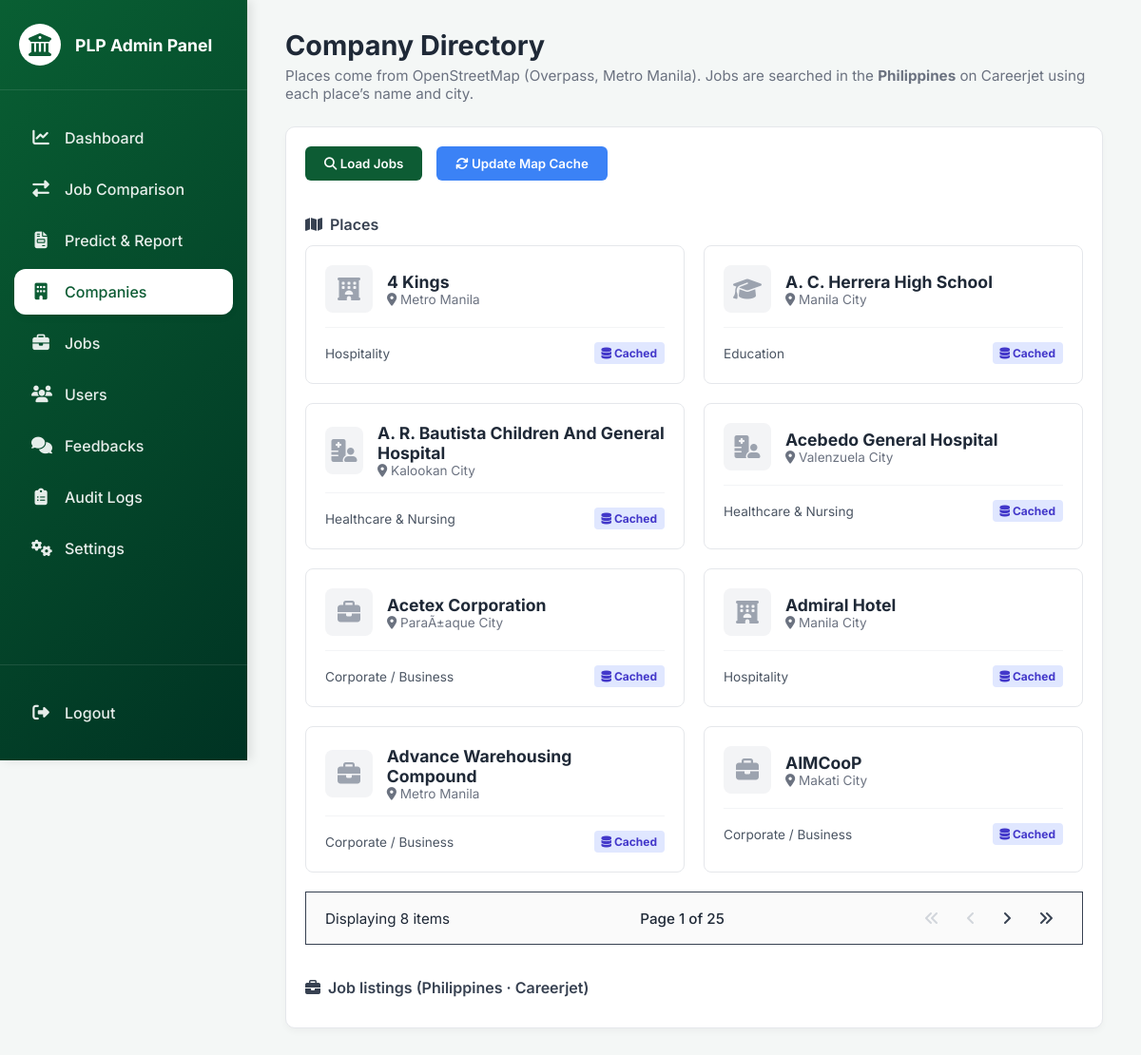
The app's page /admin/pages/companies.php (signed in) with its own data.
### tables this page shows
CREATE TABLE `companies_cache` (
  `id` int(11) NOT NULL,
  `name` varchar(255) NOT NULL,
  `location` varchar(255) NOT NULL,
  `industry` varchar(100) NOT NULL,
  `icon` varchar(50) NOT NULL,
  `last_updated` timestamp NOT NULL DEFAULT current_timestamp() ON UPDATE current_timestamp()
);

### admin/pages/companies.php (the view, shortened to what this page needs)
<?php
require_once __DIR__ . '/../../includes/db.php';
$cachedHtml = '';
$result = $conn->query("SELECT * FROM companies_cache ORDER BY name ASC");
if ($result && $result->num_rows > 0) {
    while ($row = $result->fetch_assoc()) {
        $cachedHtml .= '
        <div class="company-card">
            <div class="company-header">
                <div class="company-logo"><i class="fas ' . htmlspecialchars($row['icon']) . '"></i></div>
                <div>
                    <h3 style="font-size: 1.1rem; color: #1f2937;">' . htmlspecialchars($row['name']) . '</h3>
                    <p style="font-size: 0.85rem; color: #6b7280;"><i class="fas fa-map-marker-alt"></i> ' . htmlspecialchars($row['location']) . '</p>
                </div>
            </div>
            <div style="display: flex; justify-content: space-between; align-items: center; margin-top: 15px; border-top: 1px solid #f3f4f6; padding-top: 15px;">
                <span style="font-size: 0.85rem; color: #4b5563;">' . htmlspecialchars($row['industry']) . '</span>
                <span class="hiring-badge" style="background: #e0e7ff; color: #4338ca;"><i class="fas fa-database"></i> Cached</span>
            </div>
        </div>';
    }
} else {
    $cachedHtml = '<p style="grid-column: 1 / -1; text-align: center; color: #6b7280;">No cached companies found. Click "Update Map Cache".</p>';
}
?>
<!DOCTYPE html>
<html lang="en">
<head>
    <link rel="stylesheet" href="../../assets/css/admin-style.css?v=4">
    <link rel="stylesheet" href="https://cdnjs.cloudflare.com/ajax/libs/font-awesome/6.4.0/css/all.min.css">
</head>
<body>
    <?php include '../../includes/admin_sidebar.php'; ?>
    <main class="admin-main">
        <div class="page-title">
            <h1>Company Directory</h1>
            <p>Places come from OpenStreetMap (Overpass, Metro Manila). Jobs are searched in the <strong>Philippines</strong> on Careerjet using each place’s name and city.</p>
        </div>
        <div class="admin-card" style="padding: 20px;">
            <div class="filter-bar">
                <button class="btn-upload" onclick="searchJobs()"><i class="fas fa-search"></i> Load Jobs</button>
                <button class="btn-upload" style="background: #3b82f6;" onclick="updateCache(this)"><i class="fas fa-sync"></i> Update Map Cache</button>
            </div>
            <h3 class="api-section-title"><i class="fas fa-map"></i> Places</h3>
            <div class="company-grid" id="api-companies-grid">
                <?= $cachedHtml ?>
            </div>
            <div class="pagination-container" id="pagination-wrapper" style="display: none;">
                <div id="page-info" class="page-info-text">Displaying 0 items</div>
                <div id="page-number" class="page-info-text" style="font-weight: 500;">Page 1 of 1</div>
                <div style="display: flex; gap: 8px;">
                    <button id="btn-first" class="page-btn" onclick="goToPage('first')"><i class="fas fa-angle-double-left"></i></button>
                    <button id="btn-prev" class="page-btn" onclick="goToPage('prev')"><i class="fas fa-angle-left"></i></button>
                    <button id="btn-next" class="page-btn" onclick="goToPage('next')"><i class="fas fa-angle-right"></i></button>
                    <button id="btn-last" class="page-btn" onclick="goToPage('last')"><i class="fas fa-angle-double-right"></i></button>
                </div>
            </div>
            <h3 class="api-section-title" style="margin-top: 35px;"><i class="fas fa-briefcase"></i> Job listings (Philippines · Careerjet)</h3>
        </div>
    </main>
</body>
</html>

### includes/admin_sidebar.php
<aside class="admin-sidebar">
    <div class="sidebar-brand">
        <i class="fas fa-university"></i>
        <span>PLP Admin Panel</span>
    </div>
    <ul class="sidebar-menu">
        <li>
            <a href="../pages/dashboard.php" class="<?php echo basename($_SERVER['PHP_SELF']) == 'dashboard.php' ? 'active' : ''; ?>">
                <i class="fas fa-chart-line"></i> Dashboard
            </a>
        </li>
        <li>
            <a href="../pages/employment_comparison.php" class="<?php echo basename($_SERVER['PHP_SELF']) == 'employment_comparison.php' ? 'active' : ''; ?>">
                <i class="fas fa-exchange-alt"></i> Job Comparison
            </a>
        </li>
        <li>
            <a href="../pages/predict_report.php" class="<?php echo basename($_SERVER['PHP_SELF']) == 'predict_report.php' ? 'active' : ''; ?>">
                <i class="fas fa-file-invoice"></i> Predict & Report
            </a>
        </li>
        <li>
            <a href="../pages/companies.php" class="<?php echo basename($_SERVER['PHP_SELF']) == 'companies.php' ? 'active' : ''; ?>">
                <i class="fas fa-building"></i> Companies
            </a>
        </li>
        <li>
            <a href="../pages/jobs.php" class="<?php echo basename($_SERVER['PHP_SELF']) == 'jobs.php' ? 'active' : ''; ?>">
                <i class="fas fa-briefcase"></i> Jobs
            </a>
        </li>
        <li>
            <a href="../pages/users.php" class="<?php echo basename($_SERVER['PHP_SELF']) == 'users.php' ? 'active' : ''; ?>">
                <i class="fas fa-users"></i> Users
            </a>
        </li>
        <li>
            <a href="../pages/feedbacks.php" class="<?php echo basename($_SERVER['PHP_SELF']) == 'feedbacks.php' ? 'active' : ''; ?>">
                <i class="fas fa-comments"></i> Feedbacks
            </a>
        </li>
        <li>
            <a href="../pages/audit_logs.php" class="<?php echo basename($_SERVER['PHP_SELF']) == 'audit_logs.php' ? 'active' : ''; ?>">
                <i class="fas fa-clipboard-list"></i> Audit Logs
            </a>
        </li>
        <li>
            <a href="../pages/settings.php" class="<?php echo basename($_SERVER['PHP_SELF']) == 'settings.php' ? 'active' : ''; ?>">
                <i class="fas fa-cogs"></i> Settings
            </a>
        </li>
    </ul>
    <div class="sidebar-footer" style="padding-left: 0; padding-right: 0;">
        <ul class="sidebar-menu" style="padding: 0;">
            <li>
                <a href="/plp-alumni-tracer/logout.php"><i class="fas fa-sign-out-alt"></i> Logout</a>
            </li>
        </ul>
    </div>
</aside>

### assets/css/admin-style.css (style rules this page uses)
* { margin: 0; padding: 0; box-sizing: border-box; font-family: 'Inter', sans-serif; }
body { background-color: #f4f7f6; color: #333; display: flex; }
.admin-sidebar { width: 260px; background: linear-gradient(135deg, #095f33 0%, #003323 100%); color: white; height: 100vh; position: fixed; display: flex; flex-direction: column; box-shadow: 4px 0 10px rgba(0,0,0,0.1); }
.sidebar-brand { padding: 25px 20px; display: flex; align-items: center; gap: 15px; border-bottom: 1px solid rgba(255,255,255,0.1); }
.sidebar-brand i { font-size: 24px; background: white; color: #0d5c34; padding: 10px; border-radius: 50%; }
.sidebar-brand span { font-size: 1.1rem; font-weight: 700; }
.sidebar-menu { list-style: none; padding: 20px 0; flex: 1; }
.sidebar-menu li a { display: flex; align-items: center; padding: 14px 18px; margin: 6px 15px; color: rgba(255,255,255,0.9); text-decoration: none; font-weight: 500; border-radius: 12px; transition: all 0.3s ease; gap: 15px; }
.sidebar-menu li a i { width: 20px; text-align: center; font-size: 1.1rem; transition: color 0.3s ease; }
.sidebar-menu li a:hover, .sidebar-menu li a.active { background-color: #ffffff; color: #0d5c34; box-shadow: 0 4px 6px rgba(0,0,0,0.05); }
.sidebar-menu li a:hover i, .sidebar-menu li a.active i { color: #0d5c34; }
.sidebar-footer { padding: 20px; border-top: 1px solid rgba(255,255,255,0.1); }
.admin-main { margin-left: 260px; width: calc(100% - 260px); padding: 30px 40px; }
.page-title { margin-bottom: 25px; }
.page-title h1 { font-size: 1.8rem; color: #1f2937; margin-bottom: 5px; }
.page-title p { color: #6b7280; font-size: 0.95rem; }
.admin-card { background: white; border-radius: 10px; padding: 25px; box-shadow: 0 4px 6px rgba(0,0,0,0.03); border: 1px solid #e5e7eb; margin-bottom: 25px; }
.btn-upload { background-color: #0d5c34; color: white; border: none; padding: 10px 20px; border-radius: 6px; cursor: pointer; font-weight: 600; transition: 0.2s; }

### admin/pages/companies.php (style rules this page uses)
.filter-bar { display: flex; gap: 15px; margin-bottom: 20px; align-items: center; flex-wrap: wrap; justify-content: flex-start; }
.api-section-title { font-size: 1rem; color: #374151; margin: 0 0 12px; font-weight: 600; display: flex; align-items: center; gap: 8px; }
.company-grid { display: grid; grid-template-columns: repeat(auto-fill, minmax(300px, 1fr)); gap: 20px; }
.company-card { border: 1px solid #e5e7eb; border-radius: 8px; padding: 20px; transition: transform 0.2s; background: white; }
.company-header { display: flex; align-items: center; gap: 15px; margin-bottom: 15px; }
.company-logo { width: 50px; height: 50px; background: #f3f4f6; border-radius: 8px; display: flex; align-items: center; justify-content: center; font-size: 1.5rem; color: #9ca3af; }
.hiring-badge { background: #d1fae5; color: #10b981; padding: 4px 8px; border-radius: 4px; font-size: 0.75rem; font-weight: bold; }
.pagination-container { display: flex; justify-content: space-between; align-items: center; padding: 12px 20px; border: 1px solid #374151; margin-top: 20px; background: #fafafa; }
.page-info-text { font-size: 0.95rem; color: #1f2937; }
.page-btn { background: none; border: none; cursor: pointer; color: #374151; padding: 5px 10px; font-size: 1rem; transition: color 0.2s; }
.page-btn:disabled { color: #d1d5db; cursor: not-allowed; }

### records on screen
companies_cache: name "4 Kings", location "Metro Manila", industry "Hospitality"
companies_cache: name "A. C. Herrera High School", location "Manila City", industry "Education"
companies_cache: name "A. R. Bautista Children And General Hospital", location "Kalookan City", industry "Healthcare & Nursing"
companies_cache: name "Acebedo General Hospital", location "Valenzuela City", industry "Healthcare & Nursing"
companies_cache: name "Acetex Corporation", location "ParaÃ±aque City", industry "Corporate / Business"
companies_cache: name "Admiral Hotel", location "Manila City", industry "Hospitality"
companies_cache: name "Advance Warehousing Compound", location "Metro Manila", industry "Corporate / Business"
companies_cache: name "AIMCooP", location "Makati City", industry "Corporate / Business"
